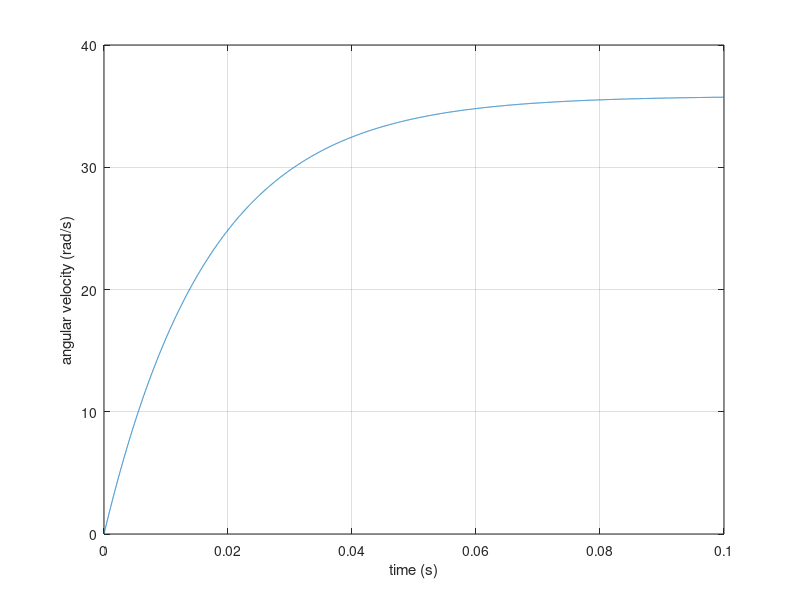

Write MATLAB code to recreate this figure.
% example 9b 1 - motor position control
% data from https://ctms.engin.umich.edu/CTMS/index.php?example=MotorPosition&section=SystemModeling

%% data and ABCD matrices
clear
close all

J = 3.2284E-6;
b = 3.5077E-6;
K = 0.0274;
R = 4;
L = 2.75E-6;

A=[ 0   1   0
    0 -b/J  K/J
    0 -K/L  -R/L];
B=[0 0 1/L]';
C=[1 0 0];
D=0;

sys1=ss(A,B,C,D)
%check controllability, and observability
Cm = ctrb(A,B); test1=det(Cm)
Om = obsv(A,C); test2=det(Om)

%check open-loop poles
e=eig(A)

%transfer function coefficients
[num,den]=ss2tf(A,B,C,D)

%% initial test (step response)
close all
[y,t]=step(sys1,5);
plot(t,y), grid
xlabel('time (s)'),ylabel('rotor angle (rad)')
%% to test the model use motor speed as output
close all
sys2=ss(A,B,[0 1 0],0)
[y,t]=step(sys2,0.1);
plot(t,y), grid
xlabel('time (s)'),ylabel('angular velocity (rad/s)')

